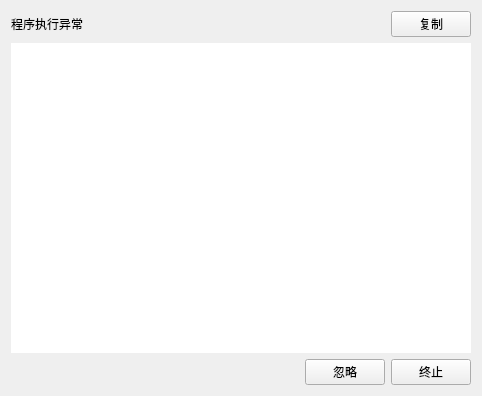
<?xml version="1.0" encoding="UTF-8"?>
<ui version="4.0">
 <class>ExceptWidget</class>
 <widget class="QWidget" name="ExceptWidget">
  <property name="geometry">
   <rect>
    <x>0</x>
    <y>0</y>
    <width>482</width>
    <height>396</height>
   </rect>
  </property>
  <property name="windowTitle">
   <string>Form</string>
  </property>
  <layout class="QVBoxLayout" name="verticalLayout">
   <item>
    <widget class="QFrame" name="frame">
     <property name="frameShape">
      <enum>QFrame::NoFrame</enum>
     </property>
     <property name="frameShadow">
      <enum>QFrame::Raised</enum>
     </property>
     <layout class="QHBoxLayout" name="horizontalLayout">
      <property name="spacing">
       <number>0</number>
      </property>
      <property name="leftMargin">
       <number>0</number>
      </property>
      <property name="topMargin">
       <number>0</number>
      </property>
      <property name="rightMargin">
       <number>0</number>
      </property>
      <property name="bottomMargin">
       <number>0</number>
      </property>
      <item>
       <widget class="QLabel" name="label">
        <property name="text">
         <string>程序执行异常</string>
        </property>
       </widget>
      </item>
      <item>
       <spacer name="horizontalSpacer">
        <property name="orientation">
         <enum>Qt::Horizontal</enum>
        </property>
        <property name="sizeHint" stdset="0">
         <size>
          <width>40</width>
          <height>20</height>
         </size>
        </property>
       </spacer>
      </item>
      <item>
       <widget class="QPushButton" name="btn_copy">
        <property name="text">
         <string>复制</string>
        </property>
       </widget>
      </item>
     </layout>
    </widget>
   </item>
   <item>
    <widget class="QTextBrowser" name="textbrowser">
     <property name="frameShape">
      <enum>QFrame::NoFrame</enum>
     </property>
    </widget>
   </item>
   <item>
    <widget class="QFrame" name="frame_2">
     <property name="frameShape">
      <enum>QFrame::NoFrame</enum>
     </property>
     <property name="frameShadow">
      <enum>QFrame::Raised</enum>
     </property>
     <layout class="QHBoxLayout" name="horizontalLayout_2">
      <property name="spacing">
       <number>6</number>
      </property>
      <property name="leftMargin">
       <number>0</number>
      </property>
      <property name="topMargin">
       <number>0</number>
      </property>
      <property name="rightMargin">
       <number>0</number>
      </property>
      <property name="bottomMargin">
       <number>0</number>
      </property>
      <item>
       <spacer name="horizontalSpacer_2">
        <property name="orientation">
         <enum>Qt::Horizontal</enum>
        </property>
        <property name="sizeHint" stdset="0">
         <size>
          <width>40</width>
          <height>20</height>
         </size>
        </property>
       </spacer>
      </item>
      <item>
       <widget class="QPushButton" name="btn_ignore">
        <property name="text">
         <string>忽略</string>
        </property>
       </widget>
      </item>
      <item>
       <widget class="QPushButton" name="btn_terminate">
        <property name="text">
         <string>终止</string>
        </property>
       </widget>
      </item>
     </layout>
    </widget>
   </item>
  </layout>
 </widget>
 <resources/>
 <connections/>
</ui>
